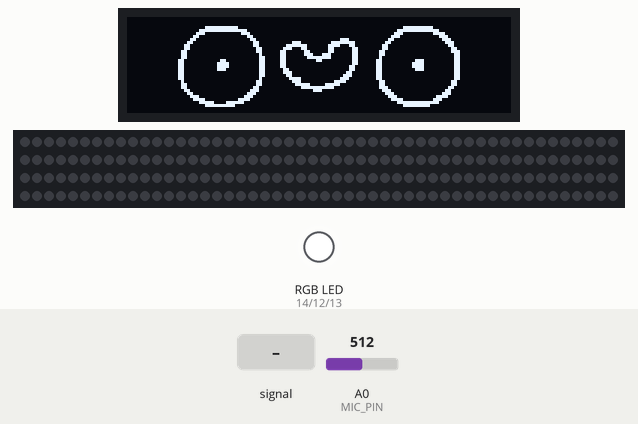
The sketch below on a simulated ESP8266 (NodeMCU). On the bench: 128×32 one-colour display, 200 RGB LEDs in strip order, left to right, continuing on the next row, an RGB LED mixed from three pins (HIGH = lit). The inputs (shaded band) are chosen by the test bench; at power-on: A0 (MIC_PIN) = 512. Dim RGB values are drawn brighter than linear; WiFi joins after 1.5 s; servers stay silent unless stated; not simulated (calls return 0 or success): credentials.h; what the sketch prints to the serial monitor is not drawn.

Above: at 5.7 s.
5.8 s: A0 (MIC_PIN) fed a 2 Hz sine of ±306 counts around its level
At 7.35 s:
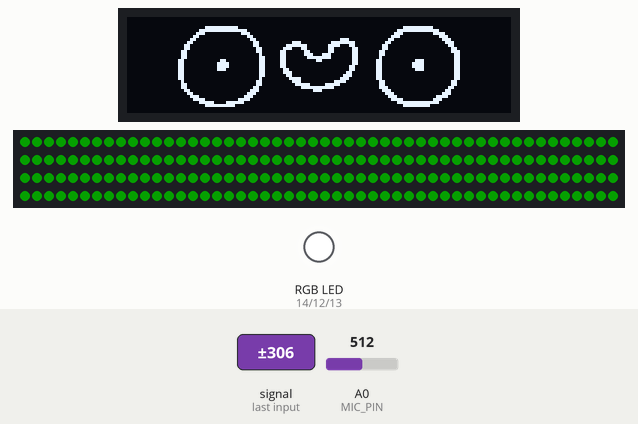
7.8 s: A0 (MIC_PIN) set to 490
At 9.1 s:
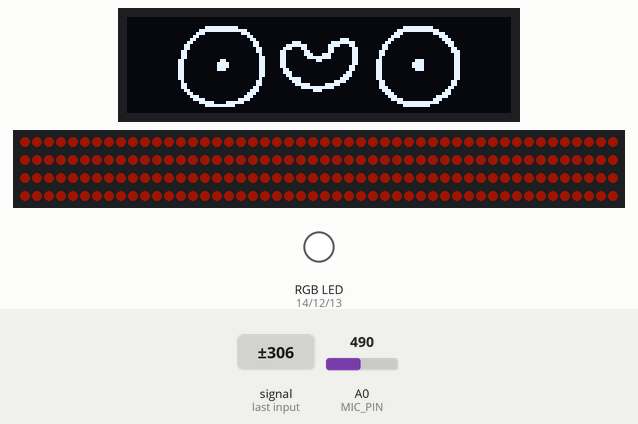
9.4 s: A0 (MIC_PIN) fed a 50 Hz sine of ±306 counts around its level
At 9.58 s:
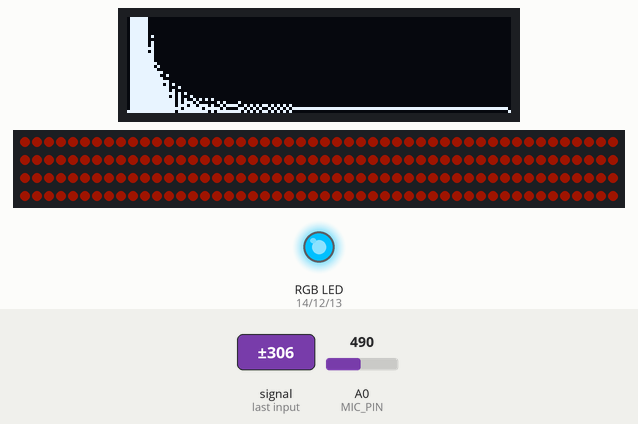
11.8 s: A0 (MIC_PIN) fed a 2 Hz sine of ±306 counts around its level
At 11.98 s:
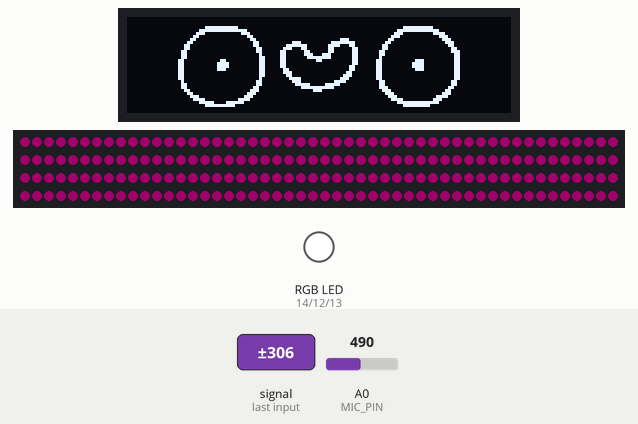
13.8 s: A0 (MIC_PIN) set to 716
At 15.1 s:
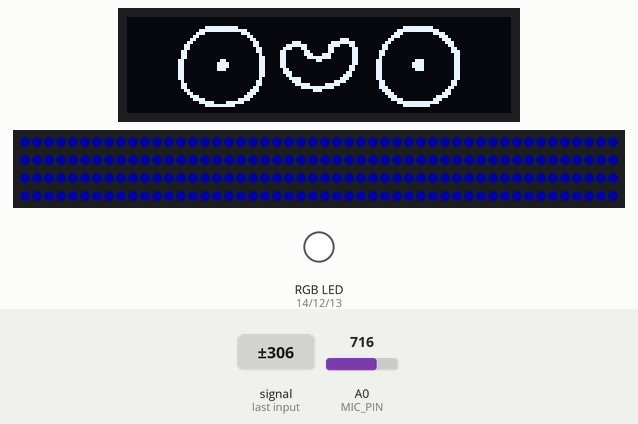
15.4 s: A0 (MIC_PIN) fed a 200 Hz sine of ±81 counts around its level
At 15.59 s:
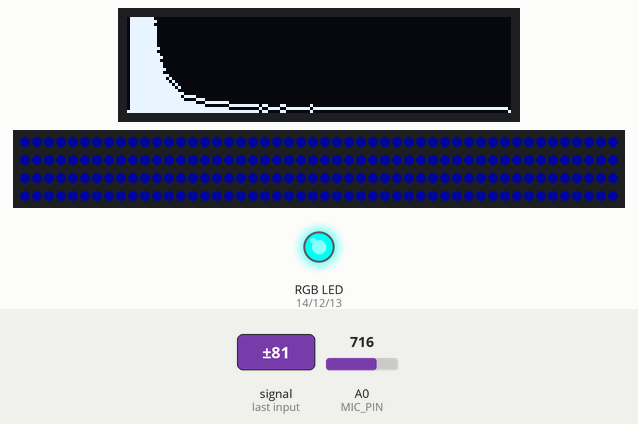
Timing chart, 0 to 18.4 s (numbered marks = the images above; inputs shaded):
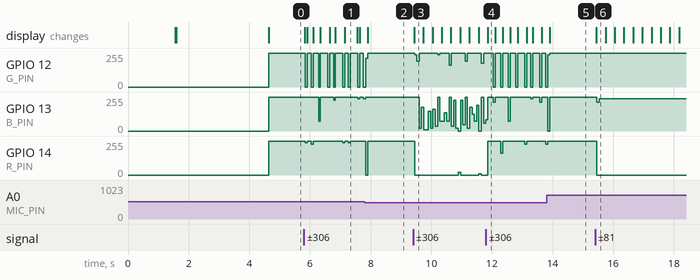

The sketch:

sussy-fft-code.ino
```cpp
// -------------------- FFT SETUP --------------------
#include "arduinoFFT.h"
#define SAMPLES 256             //Must be a power of 2
#define SAMPLING_FREQUENCY 10000 //Hz, must be less than 10000 due to ADC

arduinoFFT FFT = arduinoFFT();

unsigned int sampling_period_us;
unsigned long microseconds;

double vReal[SAMPLES];
double vImag[SAMPLES];
double peak;

#define MIC_PIN A0

// -------------------- OLED --------------------
#include <SPI.h>
#include <Wire.h>
#include <Adafruit_GFX.h>
#include <Adafruit_SSD1306.h>
#include "bmp.h"
#define SCREEN_WIDTH 128 // OLED display width, in pixels
#define SCREEN_HEIGHT 32 // OLED display height, in pixels
#define OLED_RESET     -1 // Reset pin # (or -1 if sharing Arduino reset pin)
#define SCREEN_ADDRESS 0x3C // < See datasheet for Address; 0x3D for 128x64, 0x3C for 128x32
Adafruit_SSD1306 display(SCREEN_WIDTH, SCREEN_HEIGHT, &Wire, OLED_RESET);

char peakString[10];

float frequencies[] { 130.8, 138.6, 146.8, 155.6, 164.8, 174.6, 185.0, 196.0, 207.7, 220.0, 232.2, 247.0 };
String notes[] { "C", "C#", "D", "D#", "E", "F", "F#", "G", "G#", "A", "A#", "B" };
int freqLength = sizeof frequencies / sizeof frequencies[0];

#define AMP_THRESH 500
#define NOISE_THRESH 200
#define NUM_BANDS 128
int bands[NUM_BANDS];
int band_width = 128 / NUM_BANDS;
int influence_thresh = (int)((SAMPLES / 2) / NUM_BANDS);
int max_amp = 0;


// -------------------- RGB LED --------------------
#define R_PIN 14 //D5
#define G_PIN 12 //D6
#define B_PIN 13 //D7
byte color[] { 0, 0, 0 };
double h;


// -------------------- RGB LED STRIP --------------------
#include "FastLED.h"
#define DATA_PIN    2
//#define CLK_PIN   4
#define LED_TYPE    WS2812B
#define COLOR_ORDER GRB
#define NUM_LEDS    200
#define BRIGHTNESS  32

CRGB leds[NUM_LEDS];


// -------------------- OTA --------------------
#include <ESP8266WiFi.h>
#include <ESP8266mDNS.h>
#include <WiFiUdp.h>
#include <ArduinoOTA.h>
unsigned long previousBlinkMillis = 0;
const long blinkInterval = 1000;
int ledState = LOW;

#include "credentials.h"

void printDisplay(String msg, int x = 0, int y = 0, bool newLine = true) {
  if (newLine) Serial.println(msg);
  else Serial.print(msg);
  display.setCursor(x, y);
  display.write(msg.c_str());
  display.display();
}

void setup() {
  Serial.begin(115200);

  sampling_period_us = round(1000000 * (1.0 / SAMPLING_FREQUENCY));

  pinMode(R_PIN, OUTPUT);
  pinMode(G_PIN, OUTPUT);
  pinMode(B_PIN, OUTPUT);

  // SSD1306_SWITCHCAPVCC = generate display voltage from 3.3V internally
  if (!display.begin(SSD1306_SWITCHCAPVCC, SCREEN_ADDRESS)) {
    Serial.println(F("[DISPLAY] SSD1306 allocation failed"));
    for (;;); // Don't proceed, loop forever
  }
  // Clear the buffer
  display.clearDisplay();
  display.setRotation(2);
  display.setTextSize(1);
  display.setTextColor(SSD1306_WHITE); // Draw white text

  printDisplay("[WIFI] Booting...");

  WiFi.mode(WIFI_STA);
  WiFi.begin(WIFI_SSID, WIFI_PASS);
  while (WiFi.waitForConnectResult() != WL_CONNECTED) {
    display.clearDisplay();
    printDisplay("[WIFI] Connection Failed! Rebooting...");

    delay(5000);
    ESP.restart();
  }
  ArduinoOTA.onStart([]() {
    String type;
    if (ArduinoOTA.getCommand() == U_FLASH)
      type = "sketch";
    else // U_SPIFFS
      type = "filesystem";

    // NOTE: if updating SPIFFS this would be the place to unmount SPIFFS using SPIFFS.end()
    display.clearDisplay();
    printDisplay("[OTA] Update Type: ", 0, 0, false);
    printDisplay(type, 0, 16);

    ledState = HIGH;
    digitalWrite(R_PIN, ledState);
    digitalWrite(G_PIN, LOW);
    digitalWrite(B_PIN, LOW);
  });
  ArduinoOTA.onEnd([]() {
    display.clearDisplay();
    printDisplay("[OTA] End!!!");
    ledState = LOW;
    digitalWrite(R_PIN, ledState);
    digitalWrite(G_PIN, HIGH);
  });
  ArduinoOTA.onProgress([](unsigned int progress, unsigned int total) {
    Serial.printf("[OTA] Progress: %u%%\r", (progress / (total / 100)));

    display.clearDisplay();
    display.setCursor(0, 0);
    display.write("[OTA] Progress: ");
    display.setCursor(100, 0);
    display.write(progress / (total / 100));
    display.write("%");

    display.fillRect(0, 16, (int)(progress / total * 128), 16, SSD1306_WHITE);

    display.display();

    if (millis() - previousBlinkMillis >= blinkInterval) {
      previousBlinkMillis = millis();
      ledState = not(ledState);
      digitalWrite(R_PIN,  ledState);
      digitalWrite(G_PIN, LOW);
    }
  });
  ArduinoOTA.onError([](ota_error_t error) {
    Serial.printf("[OTA] Error[%u]: ", error);
    display.clearDisplay();
    display.setCursor(0, 0);
    display.write("[OTA] Error[");
    display.write(error);
    display.write("]:");
    if (error == OTA_AUTH_ERROR)          printDisplay("Auth Failed", 0, 16);
    else if (error == OTA_BEGIN_ERROR)    printDisplay("Begin Failed", 0, 16);
    else if (error == OTA_CONNECT_ERROR)  printDisplay("Connect Failed", 0, 16);
    else if (error == OTA_RECEIVE_ERROR)  printDisplay("Receive Failed", 0, 16);
    else if (error == OTA_END_ERROR)      printDisplay("End Failed", 0, 16);
    ledState = HIGH;
    digitalWrite(R_PIN, ledState);
  });
  ArduinoOTA.begin();

  display.clearDisplay();
  printDisplay("[OTA] Ready", 0, 0);
  printDisplay("[WIFI] IP address: ", 0, 10, false);
  printDisplay(WiFi.localIP().toString().c_str(), 0, 20);

  delay(3000);
  // tell FastLED about the LED strip configuration
  FastLED.addLeds<LED_TYPE, DATA_PIN, COLOR_ORDER>(leds, NUM_LEDS)
  .setCorrection(TypicalLEDStrip)
  .setDither(BRIGHTNESS < 255);

  // set master brightness control
  FastLED.setBrightness(BRIGHTNESS);
}

void loop() {
  ArduinoOTA.handle();

  /*SAMPLING*/
  for (int i = 0; i < SAMPLES; i++) {
    microseconds = micros();    //Overflows after around 70 minutes!

    vReal[i] = analogRead(MIC_PIN);
    vImag[i] = 0;

    while (micros() < (microseconds + sampling_period_us)) {
      /* wait by doing nothing */
    }
  }

  /*FFT*/
  FFT.Windowing(vReal, SAMPLES, FFT_WIN_TYP_HAMMING, FFT_FORWARD);
  FFT.Compute(vReal, vImag, SAMPLES, FFT_FORWARD);
  FFT.ComplexToMagnitude(vReal, vImag, SAMPLES);
  peak = FFT.MajorPeak(vReal, SAMPLES, SAMPLING_FREQUENCY);

  /*PROCESS RESULTS*/
  for (int i = 2; i < (SAMPLES / 2); i++) {
    /*View all these three lines in serial terminal to see which frequencies has which amplitudes*/
    //    //Serial.print((i * 1.0 * SAMPLING_FREQUENCY) / SAMPLES, 1);
    //    //Serial.print(" ");
    //    //Serial.println(vReal[i], 1);    //View only this line in serial plotter to visualize the bins

    int curr_band = (int)(i / influence_thresh) - 1;
    bands[curr_band] += vReal[i] / influence_thresh;
    max_amp = vReal[i] > max_amp ? vReal[i] : max_amp;
  }

//  if nothing has an amplitude more than NOISE_THRESH
  if (max_amp < NOISE_THRESH) {

    display.clearDisplay();
    display.drawBitmap(
      (display.width()  - BMP_WIDTH ) / 2,
      (display.height() - BMP_HEIGHT) / 2,
      bmp_open, BMP_WIDTH, BMP_HEIGHT, 1);
    display.display();

    digitalWrite(R_PIN, HIGH);
    digitalWrite(G_PIN, HIGH);
    digitalWrite(B_PIN, HIGH);
  } else {
    display.clearDisplay();
    for (int j = 0; j < NUM_BANDS; j++) {
      bands[j] = (int)map(bands[j], 0, AMP_THRESH, 0, 32);
      display.drawRect(j * band_width, 32, band_width, -bands[j], SSD1306_WHITE);
    }
    display.display();

    dtostrf(peak, 10, 2, peakString);
    display.setCursor(64, 0);
    display.write(peakString);
    display.write(" ");

    // transform frequency into 3rd octave
    while (peak < frequencies[0]) peak *= 2.0;
    while (peak > frequencies[freqLength - 1]) peak *= 0.5;
    //  display.setCursor(64, 10);
    //  display.write(findFrequency(peak).c_str());
    display.display();

    h = map(peak, frequencies[0], frequencies[freqLength - 1], 0, 360);
    hslToRgb(h, 1.0, 0.5, color);

    analogWrite(R_PIN, 255 - color[0]);
    analogWrite(G_PIN, 255 - color[1]);
    analogWrite(B_PIN, 255 - color[2]);

    //  pride();
    updateLEDs();
    FastLED.show();
  }

  max_amp = 0;
  delay(1);
}

String findFrequency(float freq) {
  int closestIndex = 0;
  double diff = frequencies[closestIndex];

  for (int i = 0; i < freqLength; i++) {
    diff = (abs(frequencies[i] - freq) < diff) ? abs(frequencies[i] - freq) : diff;
    if (diff == abs(frequencies[i] - freq)) {
      closestIndex = i;
    }
  }
  return notes[closestIndex];
}

double hue2rgb(double p, double q, double t) {
  if (t < 0) t += 1;
  if (t > 1) t -= 1;
  if (t < 1 / 6.0) return p + (q - p) * 6 * t;
  if (t < 1 / 2.0) return q;
  if (t < 2 / 3.0) return p + (q - p) * (2 / 3.0 - t) * 6;
  return p;
}

void hslToRgb(double h, double s, double l, byte rgb[]) {
  double r, g, b;
  h /= 360;

  if (s == 0) {
    r = g = b = l; // achromatic
  } else {
    double q = l < 0.5 ? l * (1 + s) : l + s - l * s;
    double p = 2 * l - q;
    r = hue2rgb(p, q, h + 1 / 3.0);
    g = hue2rgb(p, q, h);
    b = hue2rgb(p, q, h - 1 / 3.0);
  }

  rgb[0] = r * 255;
  rgb[1] = g * 255;
  rgb[2] = b * 255;
}

void updateLEDs() {
  for (int i = 0; i < NUM_LEDS; i++) {
    leds[i].setRGB(color[0], color[1], color[2]);
  }
}

// This function draws rainbows with an ever-changing,
// widely-varying set of parameters.
//void pride()
//{
//  static uint16_t sPseudotime = 0;
//  static uint16_t sLastMillis = 0;
//  static uint16_t sHue16 = 0;
//
//  uint8_t sat8 = beatsin88( 87, 220, 250);
//  uint8_t brightdepth = beatsin88( 341, 96, 224);
//  uint16_t brightnessthetainc16 = beatsin88( 203, (25 * 256), (40 * 256));
//  uint8_t msmultiplier = beatsin88(147, 23, 60);
//
//  uint16_t hue16 = sHue16;//gHue * 256;
//  uint16_t hueinc16 = beatsin88(113, 1, 3000);
//
//  uint16_t ms = millis();
//  uint16_t deltams = ms - sLastMillis ;
//  sLastMillis  = ms;
//  sPseudotime += deltams * msmultiplier;
//  sHue16 += deltams * beatsin88( 400, 5,9);
//  uint16_t brightnesstheta16 = sPseudotime;
//
//  for( uint16_t i = 0 ; i < NUM_LEDS; i++) {
//    hue16 += hueinc16;
//    uint8_t hue8 = hue16 / 256;
//
//    brightnesstheta16  += brightnessthetainc16;
//    uint16_t b16 = sin16( brightnesstheta16  ) + 32768;
//
//    uint16_t bri16 = (uint32_t)((uint32_t)b16 * (uint32_t)b16) / 65536;
//    uint8_t bri8 = (uint32_t)(((uint32_t)bri16) * brightdepth) / 65536;
//    bri8 += (255 - brightdepth);
//
//    CRGB newcolor = CHSV( hue8, sat8, bri8);
//
//    uint16_t pixelnumber = i;
//    pixelnumber = (NUM_LEDS-1) - pixelnumber;
//
//    nblend( leds[pixelnumber], newcolor, 64);
//  }
//}
```

Source omitted: bmp.h (data table, 4828 bytes)

Measured:
- after the input at 5.8 s, the display: first changes at once (image 1 shows a later state)
- after the input at 7.8 s, GPIO 13 (B_PIN): goes on until 7.8 s, then stays 255/255
- after the input at 9.4 s, the display: changes at once (image 3)
- after the input at 11.8 s, the display: changes after 0.06 s (image 4)
- after the input at 13.8 s, GPIO 14 (R_PIN): goes on until 13.8 s, then stays 255/255
- after the input at 15.4 s, GPIO 13 (B_PIN): 255/255 → 217/255 after 0.06 s, → 243/255 0.08 s later; GPIO 14 (R_PIN): 255/255 → 0/255 after 0.06 s; the display: changes after 0.05 s (image 6)
- what the display in image 1 shows lasts 0.5 s, from 7.1 s to 7.6 s
